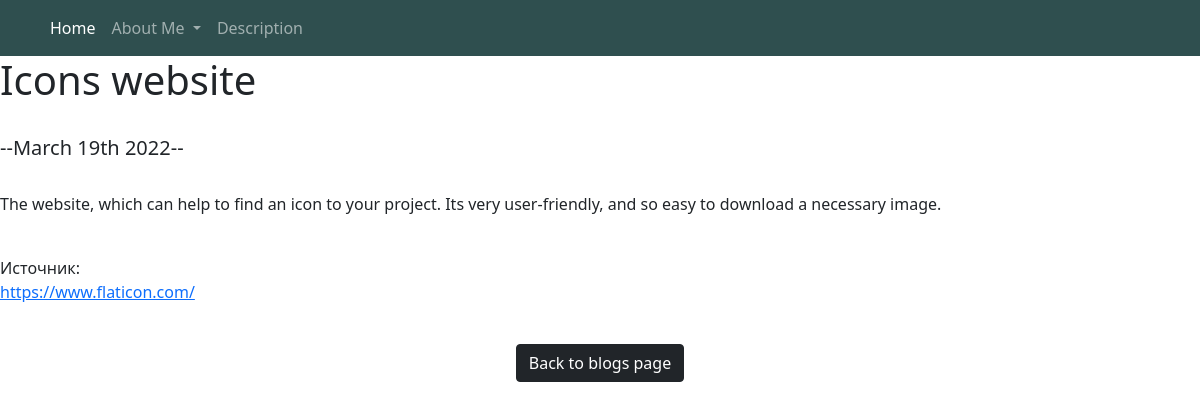
Page /blog/7/ on the committed database.
### blog/models.py (models this page shows, shortened)
class Blog(models.Model):
    title = models.CharField(max_length=100)
    url = models.URLField(blank=True)
    date = models.DateField(blank=True)
    description = models.TextField()

### blog/views.py (the view)
# urls.py: path('<int:blog_id>/', views.detail, name='detail'),
def detail(request, blog_id):
    blog = get_object_or_404(Blog, pk=blog_id)
    return render(request, 'blog/detail.html', {'blog': blog})

### blog/templates/blog/detail.html
{% extends 'portfolio/base.html' %}
{% block content %}
<h1>{{ blog.title }}</h1>
<br>
<h5>--{{ blog.date|date:'F jS Y' }}--</h5>
<br>
<p>{{ blog.description|striptags }}</p>
<br>
Источник: <a href="{{ blog.url }}"><p>{{ blog.url }}</p></a>
<br>
<div class="container text-center">
    <a href="{% url 'blog:all_blogs' %}" class="btn btn-dark">Back to blogs page</a>
</div>
{% endblock %}

### rows in the picture
Blog: title "Icons website", date "March 19th 2022", description "The website, which can help to find an icon to your project. Its very user-friendly, and so easy to download a necessary image.", url "https://www.flaticon.com/"
